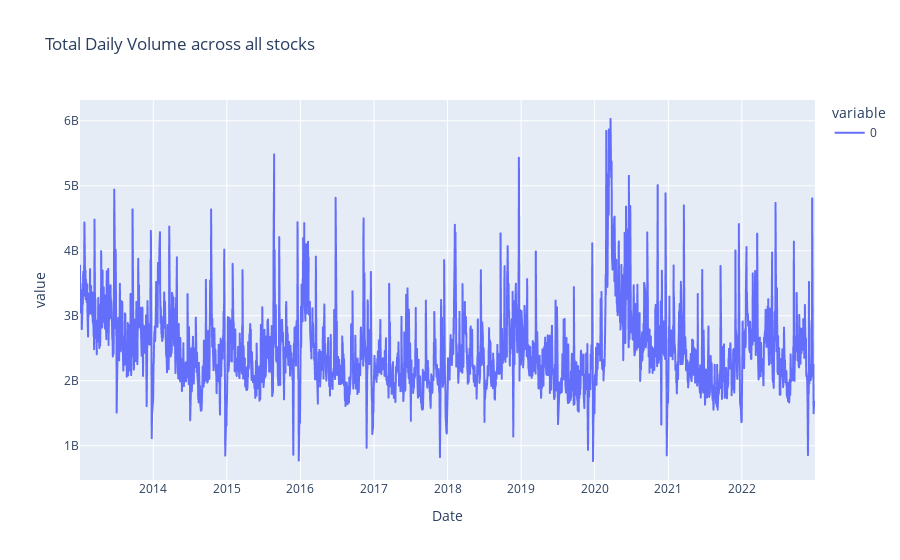

Source (notebook cell):
### Code cell
# Plotting Total daily volume, summed per day across all stocks:
df_volume_clean.sum(1).plot(title='Total Daily Volume across all stocks')

### Figure 1 — Plotly figure (JSON) as saved in the notebook; plotly's stock layout.template omitted (floating-point values rounded to 4 significant figures; data arrays with more than 128 entries replaced by an {"elided": "..."} marker saying what was removed)
{"data": [{"hovertemplate": "variable=0<br>Date=%{x}<br>value=%{y}<extra></extra>", "legendgroup": "0", "line": {"color": "#636efa", "dash": "solid"}, "marker": {"symbol": "circle"}, "mode": "lines", "name": "0", "showlegend": true, "type": "scattergl", "x": {"elided": "2518 str values"}, "xaxis": "x", "y": {"elided": "2518 int values"}, "yaxis": "y"}], "layout": {"legend": {"title": {"text": "variable"}, "tracegroupgap": 0}, "title": {"text": "Total Daily Volume across all stocks"}, "xaxis": {"anchor": "y", "domain": [0, 1], "title": {"text": "Date"}}, "yaxis": {"anchor": "x", "domain": [0, 1], "title": {"text": "value"}}}}
